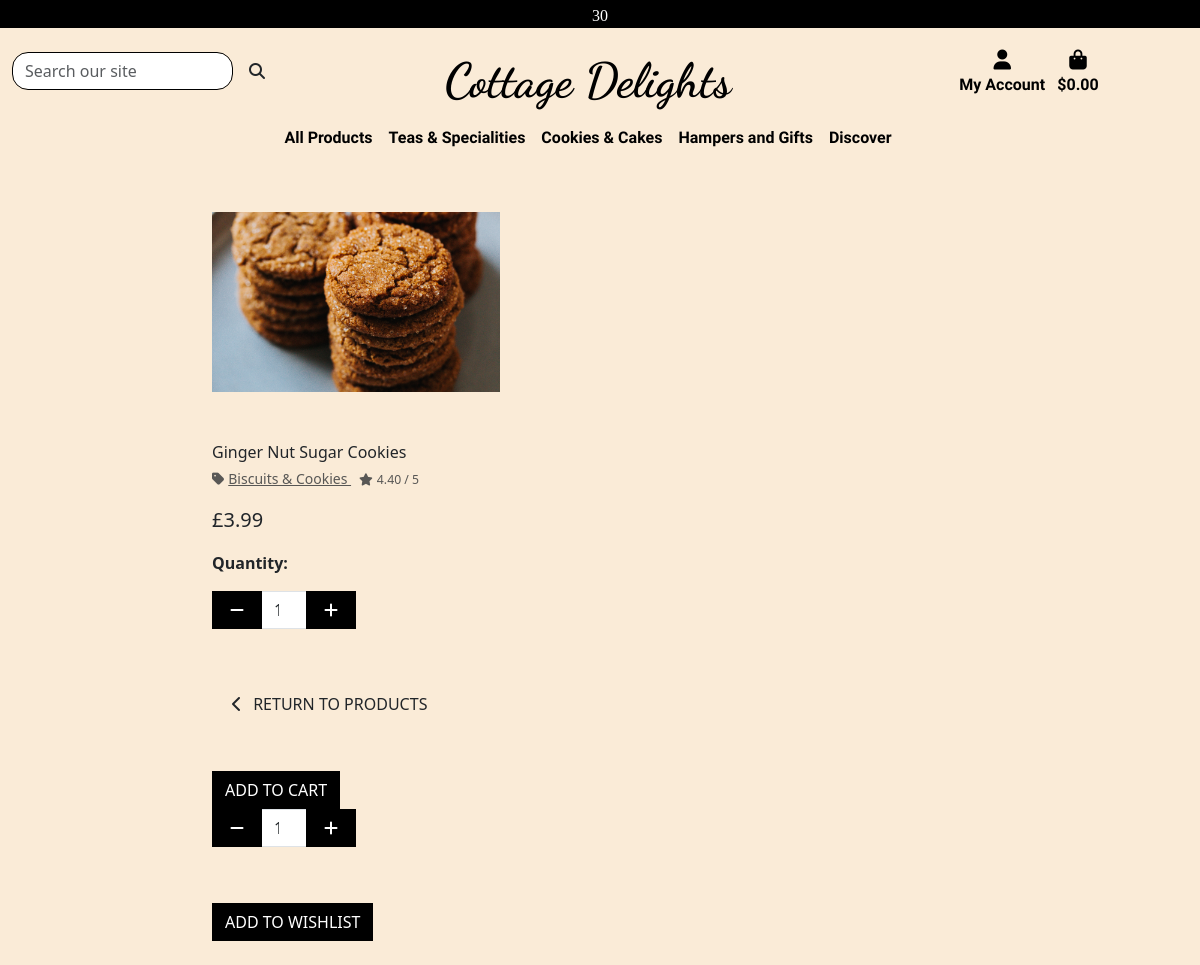
/products/38/, run on the app's committed database.
### products/models.py (models this page shows, shortened)
class Product(models.Model):
    category = models.ForeignKey(
        'category', null=True, blank=True, on_delete=models.SET_NULL)
    sku = models.CharField(max_length=100)
    name = models.CharField(max_length=250, null=True, blank=True)
    description = models.TextField()
    ingredients = models.CharField(max_length=450)
    weight = models.CharField(max_length=10, null=True, blank=True)
    storage = models.TextField(null=True, blank=True)
    price = models.DecimalField(max_digits=6, decimal_places=2)
    rating = models.DecimalField(
        max_digits=6, decimal_places=2, null=True, blank=True)
    image_url = models.URLField(max_length=1024, null=True, blank=True)
    image = models.ImageField(null=True, blank=True)

class Category(models.Model):
    class Meta:
        verbose_name_plural = 'Categories'
    name = models.CharField(max_length=250)
    friendly_name = models.CharField(max_length=250, null=True, blank=True)

### products/views.py (the view)
# urls.py: path('<int:product_id>/', views.productdetails, name='productdetails'),
def productdetails(request, product_id):
    product = get_object_or_404(Product, pk=product_id)
    context = {
        'product': product,
    }
    return render(request, 'products/productdetails.html', context)

### cart/contexts.py (called while the page is built, shortened)
def cart_contents(request):
    cart_items = []
    order_total = 0
    product_quant = 0
    cart = request.session.get('cart', {})
    if order_total < settings.FREE_DELIVERY_THRESHOLD:
        delivery = order_total * Decimal(settings.STANDARD_DELIVERY_PERCENTAGE / 100)
        free_delivery_delta = settings.FREE_DELIVERY_THRESHOLD - order_total
    else:
        delivery = 0
        free_delivery_delta = 0
    grand_total = delivery + order_total
    context = {
        'cart_items': cart_items,
        'order_total': order_total,
        'product_quant': product_quant,
        'delivery': delivery,
        'free_delivery_delta': free_delivery_delta,
        'free_delivery_threshold': settings.FREE_DELIVERY_THRESHOLD,
        'grand_total': grand_total,
    }
    return context

### wishlist/contexts.py (called while the page is built, shortened)
def wishlist_contents(request):
    wishlist_items = []
    total = 0
    product_quant = 0
    wishlist = request.session.get('wishlist', {})
    context = {
        'wishlist_items': wishlist_items,
        'product_quant': product_quant,
        'total': total,
    }
    return context

### products/templates/products/productdetails.html (shortened to what this page needs)
{% extends 'base.html' %}
{% load static %}
{% block page_header %}
    <div class="container header-container">
    </div>
{% endblock %}
{% block content %}
<div class="overlay"></div>
<div class="container-fluid">
    <div class="row">
        <div class="col-12 col-md-6 offset-lg-2">
            <div class="col-12 col-md-6 image-container my-5">
                {% if product.image %}
                    <a href="{{ product.image.url }}" target="_blank">
                        <img class="card-img-top img-fluid" src="{{ product.image.url }}" alt="{{ product.name }}">
                    </a>
                    {% else %}
                    <a href="{{ product.image.url }}">
                        <img class="card-img-top img-fluid" src="{{ MEDIA_URL }}noimage.png" alt="{{ product.name }}">
                    </a>
                {% endif %}
            </div>
            <div class="col-12 col-md-6">
                    <div class="productdetails-cont mb-4 mt-4 mt-md-5">
                        <p class="mb-0">{{ product.name }}</p>
                        {% if product.category %}
                        <p class="small mt-1 mb-0">
                            <a class="text-muted" href="{% url 'products' %}?category={{ product.category.name }}">
                                <i class="fas fa-tag me-1"></i>{{ product.category.friendly_name }}
                            </a>
                        {% endif %}
                        {% if product.rating %}
                            <span class="mx-2"><small class="text-muted"><i class="fas fa-star me-1"></i>{{ product.rating }} / 5</small></span>
                        {% else %}
                            <small class="text-muted">No Rating</small>
                        {% endif %}</p>
                        <p class="lead mb-0 text-left font-weight-bold">£{{ product.price }}</p>
                        <form class="form" action="{% url 'add_items' product.id %}" method="POST">
                            <div class="form-row">
                                <div class="col-12">
                                    <p class="mt-3"><strong>Quantity:</strong></p>
                                    <div class="form-group w-50">
                                        <div class="input-group input-group-{{ product.id }}">
                                            <div class="input-group-prepend">
                                                <button class="decrement-qty btn btn-black rounded-0 decrement-qty_{{ product.id }}"
                                                    data-item_id="{{ product.id }}">
                                                    <span class="icon">
                                                        <i class="fas fa-minus"></i>
                                                    </span>
                                                </button>
                                            </div>
                                            <input class="form-control qty_input id_qty_{{ product.id }}" type="number"
                                                name="quantity" value="1" min="1" max="99"
                                                data-item_id="{{ product.id }}">
                                            <div class="input-group-append">
                                                <button class="increment-qty btn btn-black rounded-0 increment-qty_{{ product.id }}"
                                                    data-item_id="{{ product.id }}">
                                                    <span class="icon">
                                                        <i class="fas fa-plus"></i>
                                                    </span>
                                                </button>
                                            </div>
                                        </div>
                                    </div>
                                </div>
                                <div class="col-12 mt-2">
                                    <a href="{% url 'products' %}" class="btn btn-outline-black rounded-0 mt-5">
                                        <span class="icon">
                                            <i class="fas fa-chevron-left"></i>
                                        </span>
                                        <span class="text-uppercase">Return to Products</span>
                                    </a>
                                    <input type="submit" class="btn btn-black rounded-0 text-uppercase mt-5" value="Add to Cart">
                                </div>
                            </div>
                            </form>
<form class="form" action="{% url 'add_to_wishlist' product.id %}" method="POST">
    <div class="form-row">
        <div class="col-12">
            <div class="form-group w-50">
                <div class="input-group input-group-{{ product.id }}">
                    <div class="input-group-prepend">
                        <button class="decrement-qty btn btn-black rounded-0 decrement-qty_{{ product.id }}"
                            data-item_id="{{ product.id }}">
                            <span class="icon">
                                <i class="fas fa-minus"></i>
                            </span>
                        </button>
                    </div>
                    <input class="form-control qty_input id_qty_{{ product.id }}" type="number"
                        name="quantity" value="1" min="1" max="99"
                        data-item_id="{{ product.id }}">
                    <div class="input-group-append">
                        <button class="increment-qty btn btn-black rounded-0 increment-qty_{{ product.id }}"
                            data-item_id="{{ product.id }}">
                            <span class="icon">
                                <i class="fas fa-plus"></i>
                            </span>
                        </button>
                    </div>
                </div>
            </div>
        </div>
        <div class="col-12 mt-2">
            <input type="submit" class="btn btn-black rounded-0 text-uppercase mt-5" value="Add to wishlist">
        </div>
    </div>
    </form>
            </div>
        </div>
    </div>
    </div></div>
{% endblock %}

### static/css/base.css (style rules this page uses)
html { height: 100%; margin: 0; padding: 0; box-sizing: content-box; }
body { width: 100%; background-image: url('/media/elaine-howlin-FEpNmWh1fMc-unsplash.jpg'); background-repeat: no-repeat; background-size: cover; background-color: rgb(247, 235, 235); height: calc(76vh - 164px); }
.overlay { height: 100%; width: 100%; background-color: antiquewhite; z-index: -1; top: 0; left: 0; position: fixed; }
.header-container { padding-top: 164px; width: 100%; }
.icon { align-items: center; display: inline-flex; justify-content: center; height: 1.5rem; width: 1.5rem; }
.btn-black { background: black; color: white; }
img.card-img-top { width: 100%; height: 15vw; object-fit: cover; }
@media (min-width: 1200px) { .container { max-width: 80%; } }
@media (min-width: 992px) { .header-container { padding-top: 164px; } }

### data on the page
Product: image (picture), name "Ginger Nut Sugar Cookies", category.friendly_name "Biscuits & Cookies", rating "4.40", price "3.99"

### other printed values
{{ free_delivery_threshold }} "30"
